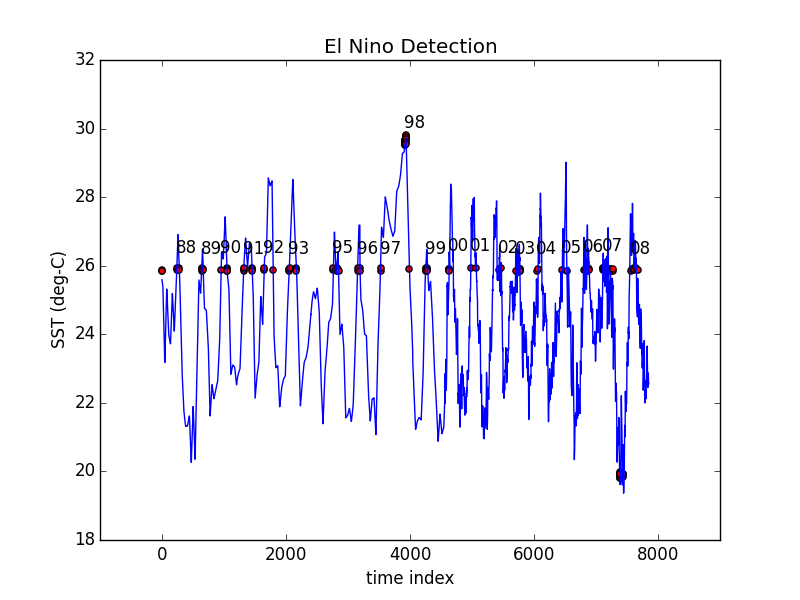

The Python source for this figure:
"""
Copyright (C) 2015 The HDF Group

WARNING: This program is still under construction and only for quick demo. 

==========================================
One-class SVM with non-linear kernel (RBF)
==========================================

An example using a one-class SVM for novelty detection.

`One-class SVM` is an unsupervised
algorithm that learns a decision function for novelty detection:
classifying new data as similar or different to the training set.

This program is adapted from scikit-learn one-class SVM example
to identify outliers in GSSTF NCEP3 Sea Surface Temperature data
near South America equator. 

The goal is to identify El-Nino like event [1]. 

The below is the to-do list:

1) Run multiple classifiers and ensemble the results. 
2) Run clustering on the years that are detected as outliers.

Plot generation is added for quick inspection of learning algorithm's
behavior.

Author: Hyo-Kyung Lee ([email redacted])
Last Update: 2015/12/17

"""
print(__doc__)
import sys
import os
import h5py
import time
import numpy as np
import matplotlib.pyplot as plt
import matplotlib.font_manager
from sklearn import svm

# Modify the below.
file_path = '/scr/GSSTF_NCEP.3/GSSTF_NCEP.3.concat.1x72x144.gzip9.h5'
# file_path = '/mnt/data/GSSTF_NCEP.3.concat.1x72x144.gzip9.h5'
# file_path = '/mnt/data/GSSTF_NCEP.3.concat.25x20x20.gzip9.h5'
# file_path = '/mnt/data/GSSTF_NCEP.3.concat.7850x1x1.gzip9.h5'
file_name = os.path.basename(file_path)
h5path = '/HDFEOS/GRIDS/NCEP/Data Fields/SST'
X_outliers = []
X_outliers2 = []
X_outliers3 = []
vals = []
vals2 = []
vals3 = []
# Put the file name list on the same directory.
with open('ncep3_list.txt') as f:
    content = f.readlines()
    
years = []    
for i in range(len(content)):
    years.append(content[i][15:-11])

# Pacific region near South America.
lat = 360 # equator
lon = 300 # -105 longitude = (+ -180 (* 0.25 300))
lon2 = 290
lon3 = 280
start_time = time.time()
with h5py.File(file_path, 'r') as f:
    
    dset = f[h5path]

    for i in range(7850):
        val = dset[i, lat, lon]
        val2 = dset[i, lat, lon2]
        val3 = dset[i, lat, lon3]                
        vals.append(val)
        vals2.append(val2)
        vals3.append(val3)                
        X_outliers.append([val])
        X_outliers2.append([val2])
        X_outliers3.append([val3])

# Generate train data.
# You can use the first 80% data as training.
# X_train = X_outliers[0:6279]
ind = np.random.random_integers(0, 7849, 6300)
X_train = []
for i in ind:
    X_train.append(X_outliers[i])
# print X_train

# Generate test data.
# You can use the rest 20% data as testing.
# X_test = X_outliers[6280:7850]
X_test = []
ind2 = np.random.random_integers(0, 7849, 1570)
for j in ind2:
    X_test.append(X_outliers[j])


# Fit the model.
# You can try different nu and gamma like nu = 0.1.
clf = svm.OneClassSVM(nu=0.01, kernel="rbf", gamma=0.1)
clf.fit(X_train)
y_pred_train = clf.predict(X_train)
y_pred_test = clf.predict(X_test)

# This should be changed to other location to be more meaningful.
y_pred_outliers = clf.predict(X_outliers)
y_pred_outliers2 = clf.predict(X_outliers2)
y_pred_outliers3 = clf.predict(X_outliers3)
n_error_train = y_pred_train[y_pred_train == -1].size
n_error_test = y_pred_test[y_pred_test == -1].size
n_error_outliers = y_pred_outliers[y_pred_outliers == -1].size
n_error_outliers2 = y_pred_outliers2[y_pred_outliers2 == -1].size
n_error_outliers3 = y_pred_outliers3[y_pred_outliers3 == -1].size
end_time = time.time()
index = np.where(y_pred_outliers == -1)[0]
index2 = np.where(y_pred_outliers2 == -1)[0]
index3 = np.where(y_pred_outliers3 == -1)[0]
indexc = list(set(index3).intersection(set(index).intersection(index2)))
print('# common indexes are')
print(indexc)
for i in indexc:
    print(X_outliers2[i])
    print(content[i])

print(n_error_train)
print(n_error_test)
print(n_error_outliers)
print(n_error_outliers2)
print(n_error_outliers3)

t = np.arange(0, 7850)


plt.title("El Nino Detection")
plt.plot(t, vals)
year = years[0]
for i in indexc:
    plt.scatter(i, vals2[i], c='red')
    if year != years[i]:
        plt.text(i, vals2[i]+0.5, years[i])
        year = years[i]
plt.ylabel('SST (deg-C)')
plt.xlabel('time index')
fig = plt.gcf()
# plt.show()
fig.savefig("one_svm.png")

# References
# [1] http://ggweather.com/enso/oni.htm
